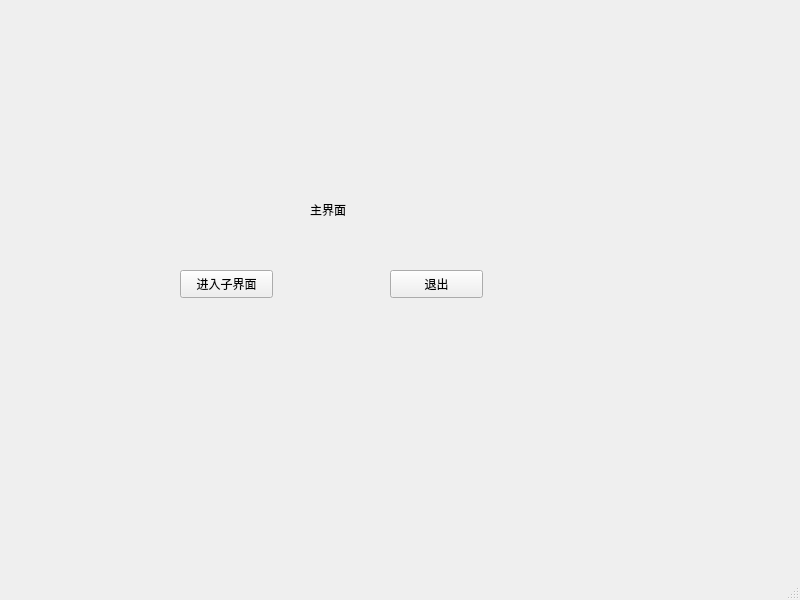
<?xml version="1.0" encoding="UTF-8"?>
<ui version="4.0">
 <class>MainDialog</class>
 <widget class="QMainWindow" name="MainDialog">
  <property name="geometry">
   <rect>
    <x>0</x>
    <y>0</y>
    <width>800</width>
    <height>600</height>
   </rect>
  </property>
  <property name="windowTitle">
   <string>MainDialog</string>
  </property>
  <widget class="QWidget" name="centralwidget">
   <widget class="QLabel" name="label">
    <property name="geometry">
     <rect>
      <x>310</x>
      <y>200</y>
      <width>69</width>
      <height>19</height>
     </rect>
    </property>
    <property name="text">
     <string>主界面</string>
    </property>
   </widget>
   <widget class="QPushButton" name="enterchildBTN">
    <property name="geometry">
     <rect>
      <x>180</x>
      <y>270</y>
      <width>93</width>
      <height>28</height>
     </rect>
    </property>
    <property name="text">
     <string>进入子界面</string>
    </property>
   </widget>
   <widget class="QPushButton" name="exitBTN">
    <property name="geometry">
     <rect>
      <x>390</x>
      <y>270</y>
      <width>93</width>
      <height>28</height>
     </rect>
    </property>
    <property name="text">
     <string>退出</string>
    </property>
   </widget>
  </widget>
  <widget class="QMenuBar" name="menubar">
   <property name="geometry">
    <rect>
     <x>0</x>
     <y>0</y>
     <width>800</width>
     <height>25</height>
    </rect>
   </property>
  </widget>
  <widget class="QStatusBar" name="statusbar"/>
 </widget>
 <resources/>
 <connections/>
</ui>
